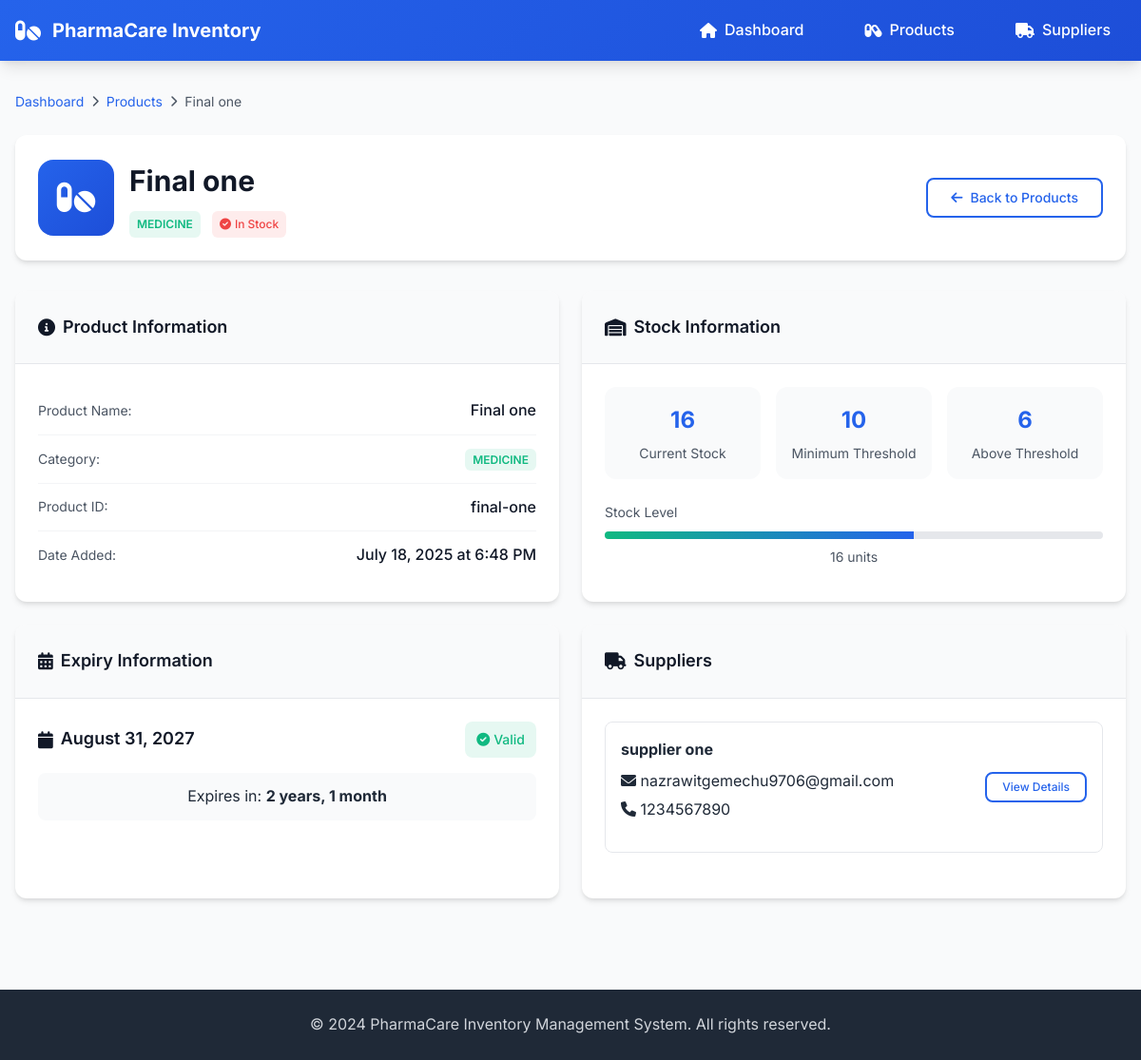
The app's page /inventory/products/final-one, older data.
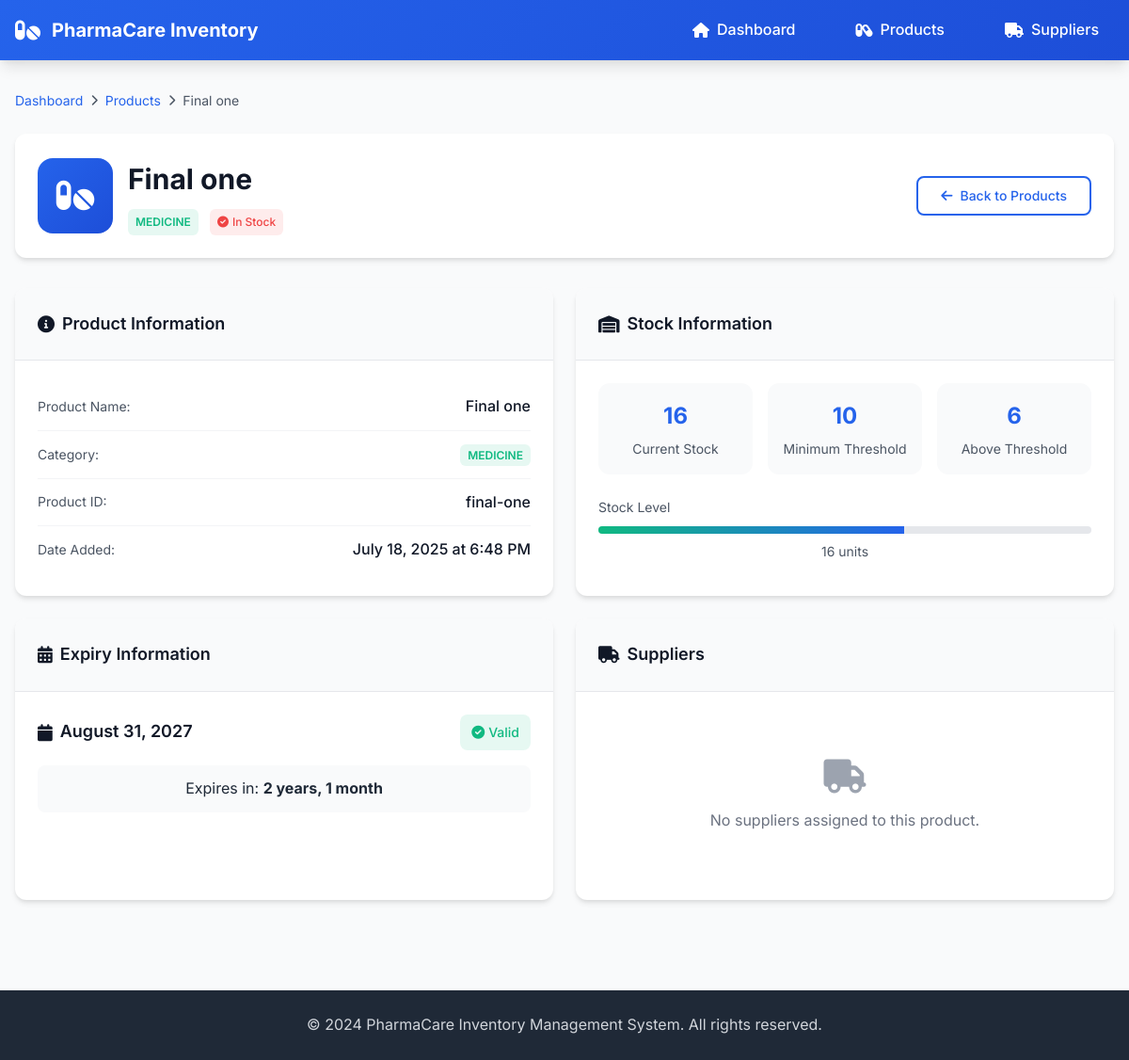
The same page, newer data.
### inventory/models.py (models this page shows, shortened)
class Supplier(models.Model):
    supplier_name = models.CharField(max_length=50)
    phone_no = models.CharField(max_length = 10)
    email = models.EmailField()
    slug = models.SlugField(default ="",null = False,db_index= True)

### inventory/views.py (the view)
# urls.py: path("products/<slug>", views.product_detail, name="product_detail"),
def product_detail(request,slug):
    product = Product.objects.get(slug=slug)
    if product.quantity < product.threshold or product.quantity == product.threshold:
        above_threshold = product.quantity
        stock=False
    else:
        above_threshold=product.quantity - product.threshold
        stock=True
    return render(request,"inventory/product-detail.html",{
        "product":product,
        "threshold": above_threshold,
        "stock":stock
    })

### inventory/templates/inventory/product-detail.html (shortened to what the changed rows need)
{% extends "inventory/base.html" %}
{% block content %}
<div class="product-detail-container">
    <div class="product-detail-header">
        <div class="product-title-section">
            <div class="product-title-info">
                <h1 class="product-title">{{ product.product_name }}</h1>
            </div>
        </div>
    </div>
    <div class="product-detail-content">
        <div class="detail-grid">
                            {% now "Y-m-d" as today %}
            <div class="detail-card">
                <div class="card-content">
                    {% if product.supplier.all %}
                        <div class="suppliers-list">
                            {% for supplier in product.supplier.all %}
                            <div class="supplier-item">
                                <div class="supplier-info">
                                    <h4>{{ supplier.supplier_name }}</h4>
                                    <div class="supplier-contact">
                                        <span><i class="fas fa-envelope"></i> {{ supplier.email }}</span>
                                        <span><i class="fas fa-phone"></i> {{ supplier.phone_no }}</span>
                                    </div>
                                </div>
                                <a href="{% url 'inventory:supplier_detail' supplier.slug %}" class="btn btn-sm btn-outline">
                                    View Details
                                </a>
                            </div>
                            {% endfor %}
                        </div>
                    {% else %}
                        <div class="empty-suppliers">
                            <i class="fas fa-truck"></i>
                            <p>No suppliers assigned to this product.</p>
                        </div>
                    {% endif %}
                </div>
            </div>
        </div>
    </div>
</div>
{% endblock %}

Row changes from the older to the newer data that the page shows:
removed Supplier: supplier_name "supplier one", email "nazrawitgemechu9706@gmail.com", phone_no "1234567890"
Text that changed along with them:
text now shown: "No suppliers assigned to this product."
